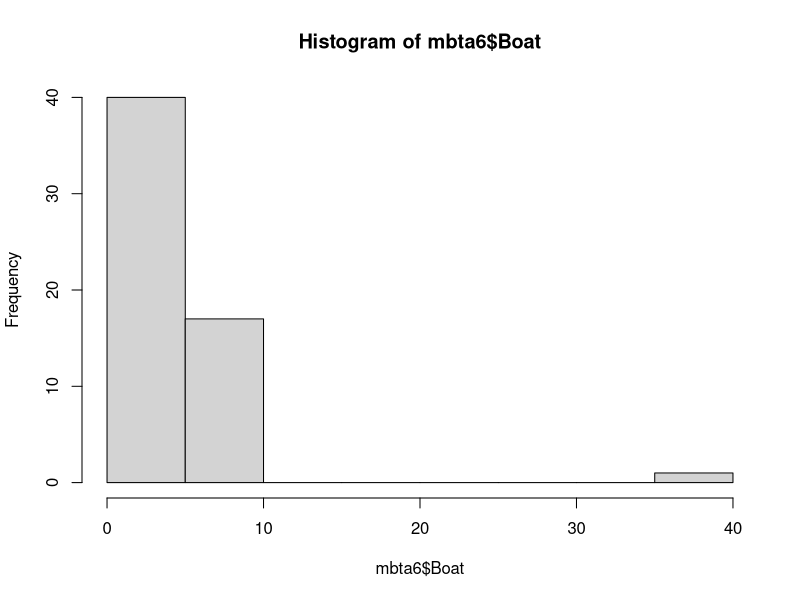
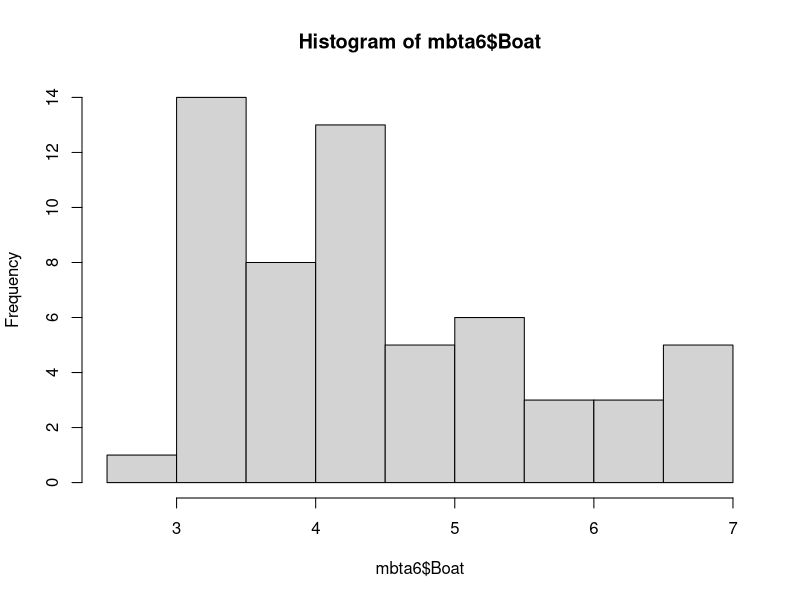

Write R code to recreate these figures, in order.
## ---- chunk 1
# Load readxl
library(readxl)

# Import mbta.xlsx and skip first row: mbta
mbta <- read_excel("mbta.xlsx", skip = 1)
## ---- chunk 2
## mbta is pre-loaded

# View the structure of mbta
str(mbta)

# View the first 6 rows of mbta
head(mbta)

# View a summary of mbta
summary(mbta)
## ---- chunk 3
# Remove rows 1, 7, and 11 of mbta: mbta2
mbta2 <- mbta[-c(1, 7, 11), ]

# Remove the first column of mbta2: mbta3
mbta3 <- mbta2[, -1]
## ---- chunk 4
## mbta3 is pre-loaded

# Load tidyr
library(tidyr)

# Gather columns of mbta3: mbta4
mbta4 <- gather(mbta3, month, thou_riders, -mode)

# View the head of mbta4
head(mbta4)
## ---- chunk 5
## mbta4 is pre-loaded

# Coerce thou_riders to numeric
mbta4$thou_riders <- as.numeric(mbta4$thou_riders)
## ---- chunk 6
## tidyr is pre-loaded

# Spread the contents of mbta4: mbta5
mbta5 <- spread(mbta4, mode, thou_riders)

# View the head of mbta5
head(mbta5)
## ---- chunk 7
## tidyr and mbta5 are pre-loaded

# View the head of mbta5
head(mbta5)

# Split month column into month and year: mbta6
mbta6 = separate(mbta5, month, c("month", "year"))

# View the head of mbta6
head(mbta6)
## ---- chunk 8
## mbta6 is pre-loaded

# View a summary of mbta6
summary(mbta6)

# Generate a histogram of Boat ridership
hist(mbta6$Boat)
## ---- chunk 9
# Find the row number of the incorrect value: i
i = which(mbta6$Boat>30)

# Replace the incorrect value with 4
mbta6$Boat[i] = 4

# Generate a histogram of Boat column
hist(mbta6$Boat)
